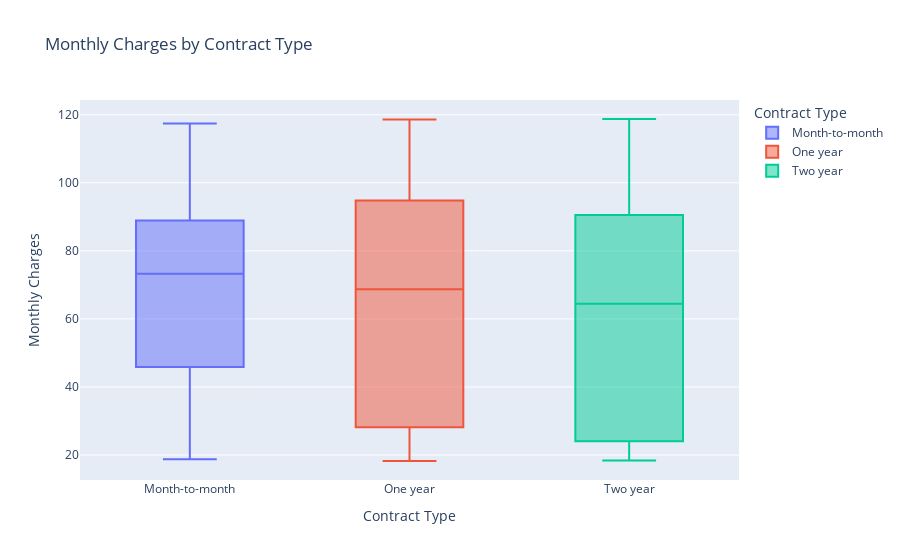

Notebook code for this chart:
### Markdown cell above
Digging deeper into the types of contracts and the monthly charges, we can see that two year contracts that do not churn pay less than the ones that do churn. The pay less overall, but the ones that pay more are more likely to churn. Customers with month-to-month contracts usually pay more and churn no matter payment difference.

**Recommendation:** Check for ways that we can convert month-to-month contracts to other types of contracts with incentives. Again, look at higher paying customers and find what is affecting their churn rate.

### Code cell
fig = px.box(df, x='Contract', y='MonthlyCharges',
             labels={'Contract': 'Contract Type', 'MonthlyCharges': 'Monthly Charges'},
             title='Monthly Charges by Contract Type',
             category_orders={'Contract': ['Month-to-month', 'One year', 'Two year']},
             color='Contract')

fig.update_layout(xaxis_title='Contract Type', yaxis_title='Monthly Charges')

fig.show()

### Figure 1 — Plotly figure (JSON) as saved in the notebook; plotly's stock layout.template omitted (floating-point values rounded to 4 significant figures; data arrays with more than 128 entries replaced by an {"elided": "..."} marker saying what was removed)
{"data": [{"alignmentgroup": "True", "hovertemplate": "Contract Type=%{x}<br>Monthly Charges=%{y}<extra></extra>", "legendgroup": "Month-to-month", "marker": {"color": "#636efa"}, "name": "Month-to-month", "notched": false, "offsetgroup": "Month-to-month", "orientation": "v", "showlegend": true, "type": "box", "x": {"elided": "3875 str values"}, "x0": " ", "xaxis": "x", "y": {"elided": "3875 float values"}, "y0": " ", "yaxis": "y"}, {"alignmentgroup": "True", "hovertemplate": "Contract Type=%{x}<br>Monthly Charges=%{y}<extra></extra>", "legendgroup": "One year", "marker": {"color": "#EF553B"}, "name": "One year", "notched": false, "offsetgroup": "One year", "orientation": "v", "showlegend": true, "type": "box", "x": {"elided": "1472 str values"}, "x0": " ", "xaxis": "x", "y": {"elided": "1472 float values"}, "y0": " ", "yaxis": "y"}, {"alignmentgroup": "True", "hovertemplate": "Contract Type=%{x}<br>Monthly Charges=%{y}<extra></extra>", "legendgroup": "Two year", "marker": {"color": "#00cc96"}, "name": "Two year", "notched": false, "offsetgroup": "Two year", "orientation": "v", "showlegend": true, "type": "box", "x": {"elided": "1685 str values"}, "x0": " ", "xaxis": "x", "y": {"elided": "1685 float values"}, "y0": " ", "yaxis": "y"}], "layout": {"boxmode": "overlay", "legend": {"title": {"text": "Contract Type"}, "tracegroupgap": 0}, "title": {"text": "Monthly Charges by Contract Type"}, "xaxis": {"anchor": "y", "categoryarray": ["Month-to-month", "One year", "Two year"], "categoryorder": "array", "domain": [0, 1], "title": {"text": "Contract Type"}}, "yaxis": {"anchor": "x", "domain": [0, 1], "title": {"text": "Monthly Charges"}}}}
